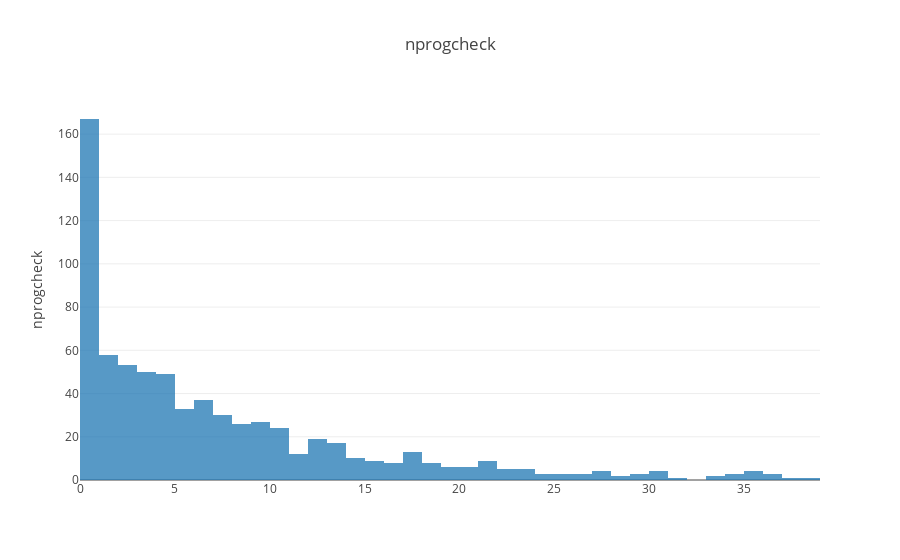

The code cell stored with this chart in its notebook:
### Code cell
x = df.nprogcheck
data = [go.Histogram(x=x, 
                     xbins=dict(
                         start=0,
                         end=40,
                         size=1),
                     opacity=0.75)]
layout = go.Layout(title="nprogcheck",
                   yaxis=dict(title='nprogcheck'),
                   hovermode = 'closest')

fig = go.Figure(data=data, layout=layout)
iplot(fig)

### Figure 1 — Plotly figure (JSON) as saved in the notebook; plotly's stock layout.template omitted (floating-point values rounded to 4 significant figures; data arrays with more than 128 entries replaced by an {"elided": "..."} marker saying what was removed)
{"data": [{"opacity": 0.75, "type": "histogram", "x": {"elided": "745 int values"}, "xbins": {"end": 40, "size": 1, "start": 0}}], "layout": {"hovermode": "closest", "title": "nprogcheck", "yaxis": {"title": "nprogcheck"}}}
